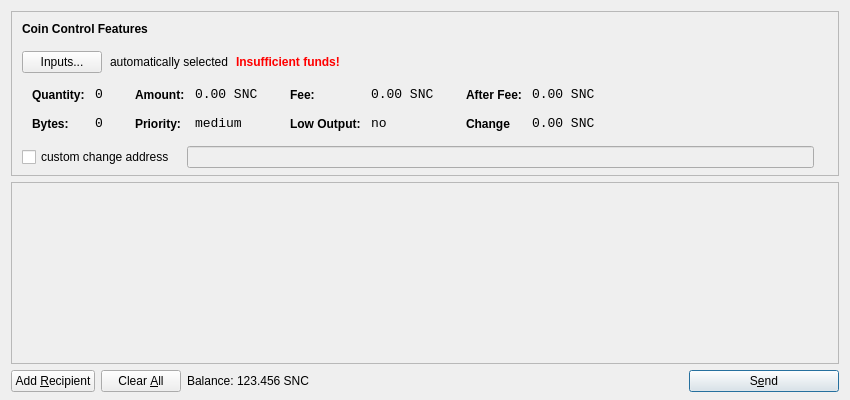
<?xml version="1.0" encoding="UTF-8"?>
<ui version="4.0">
 <class>SendCoinsDialog</class>
 <widget class="QDialog" name="SendCoinsDialog">
  <property name="geometry">
   <rect>
    <x>0</x>
    <y>0</y>
    <width>850</width>
    <height>400</height>
   </rect>
  </property>
  <property name="windowTitle">
   <string>Send Coins</string>
  </property>
  <layout class="QVBoxLayout" name="verticalLayout" stretch="0,1,0">
   <property name="bottomMargin">
    <number>8</number>
   </property>
   <item>
    <widget class="QFrame" name="frameCoinControl">
     <property name="sizePolicy">
      <sizepolicy hsizetype="Expanding" vsizetype="Expanding">
       <horstretch>0</horstretch>
       <verstretch>0</verstretch>
      </sizepolicy>
     </property>
     <property name="maximumSize">
      <size>
       <width>16777215</width>
       <height>16777215</height>
      </size>
     </property>
     <property name="frameShape">
      <enum>QFrame::StyledPanel</enum>
     </property>
     <property name="frameShadow">
      <enum>QFrame::Sunken</enum>
     </property>
     <layout class="QVBoxLayout" name="verticalLayoutCoinControl2">
      <property name="spacing">
       <number>-1</number>
      </property>
      <property name="leftMargin">
       <number>0</number>
      </property>
      <property name="topMargin">
       <number>0</number>
      </property>
      <property name="rightMargin">
       <number>0</number>
      </property>
      <property name="bottomMargin">
       <number>6</number>
      </property>
      <item>
       <layout class="QVBoxLayout" name="verticalLayoutCoinControl" stretch="0,0,0,0,1">
        <property name="spacing">
         <number>0</number>
        </property>
        <property name="leftMargin">
         <number>10</number>
        </property>
        <property name="topMargin">
         <number>10</number>
        </property>
        <item>
         <layout class="QHBoxLayout" name="horizontalLayoutCoinControl1">
          <property name="bottomMargin">
           <number>15</number>
          </property>
          <item>
           <widget class="QLabel" name="labelCoinControlFeatures">
            <property name="sizePolicy">
             <sizepolicy hsizetype="Preferred" vsizetype="Maximum">
              <horstretch>0</horstretch>
              <verstretch>0</verstretch>
             </sizepolicy>
            </property>
            <property name="font">
             <font>
              <weight>75</weight>
              <bold>true</bold>
             </font>
            </property>
            <property name="styleSheet">
             <string notr="true">font-weight:bold;</string>
            </property>
            <property name="text">
             <string>Coin Control Features</string>
            </property>
           </widget>
          </item>
         </layout>
        </item>
        <item>
         <layout class="QHBoxLayout" name="horizontalLayoutCoinControl2" stretch="0,0,0,0">
          <property name="spacing">
           <number>8</number>
          </property>
          <property name="bottomMargin">
           <number>10</number>
          </property>
          <item>
           <widget class="QPushButton" name="pushButtonCoinControl">
            <property name="styleSheet">
             <string notr="true"/>
            </property>
            <property name="text">
             <string>Inputs...</string>
            </property>
           </widget>
          </item>
          <item>
           <widget class="QLabel" name="labelCoinControlAutomaticallySelected">
            <property name="text">
             <string>automatically selected</string>
            </property>
            <property name="margin">
             <number>5</number>
            </property>
           </widget>
          </item>
          <item>
           <widget class="QLabel" name="labelCoinControlInsuffFunds">
            <property name="font">
             <font>
              <weight>75</weight>
              <bold>true</bold>
             </font>
            </property>
            <property name="styleSheet">
             <string notr="true">color:red;font-weight:bold;</string>
            </property>
            <property name="text">
             <string>Insufficient funds!</string>
            </property>
            <property name="margin">
             <number>5</number>
            </property>
           </widget>
          </item>
          <item>
           <spacer name="horizontalSpacerCoinControl">
            <property name="orientation">
             <enum>Qt::Horizontal</enum>
            </property>
            <property name="sizeHint" stdset="0">
             <size>
              <width>40</width>
              <height>1</height>
             </size>
            </property>
           </spacer>
          </item>
         </layout>
        </item>
        <item>
         <widget class="QWidget" name="widgetCoinControl" native="true">
          <property name="sizePolicy">
           <sizepolicy hsizetype="Preferred" vsizetype="Preferred">
            <horstretch>0</horstretch>
            <verstretch>0</verstretch>
           </sizepolicy>
          </property>
          <property name="minimumSize">
           <size>
            <width>0</width>
            <height>0</height>
           </size>
          </property>
          <property name="styleSheet">
           <string notr="true"/>
          </property>
          <layout class="QHBoxLayout" name="horizontalLayoutCoinControl5">
           <property name="margin">
            <number>0</number>
           </property>
           <item>
            <layout class="QHBoxLayout" name="horizontalLayoutCoinControl3" stretch="0,0,0,1">
             <property name="spacing">
              <number>20</number>
             </property>
             <property name="topMargin">
              <number>0</number>
             </property>
             <property name="bottomMargin">
              <number>10</number>
             </property>
             <item>
              <layout class="QFormLayout" name="formLayoutCoinControl1">
               <property name="horizontalSpacing">
                <number>10</number>
               </property>
               <property name="verticalSpacing">
                <number>14</number>
               </property>
               <property name="leftMargin">
                <number>10</number>
               </property>
               <property name="topMargin">
                <number>4</number>
               </property>
               <property name="rightMargin">
                <number>6</number>
               </property>
               <item row="0" column="0">
                <widget class="QLabel" name="labelCoinControlQuantityText">
                 <property name="styleSheet">
                  <string notr="true">font-weight:bold;</string>
                 </property>
                 <property name="text">
                  <string>Quantity:</string>
                 </property>
                 <property name="margin">
                  <number>0</number>
                 </property>
                </widget>
               </item>
               <item row="0" column="1">
                <widget class="QLabel" name="labelCoinControlQuantity">
                 <property name="font">
                  <font>
                   <family>Monospace</family>
                   <pointsize>10</pointsize>
                  </font>
                 </property>
                 <property name="cursor">
                  <cursorShape>IBeamCursor</cursorShape>
                 </property>
                 <property name="contextMenuPolicy">
                  <enum>Qt::ActionsContextMenu</enum>
                 </property>
                 <property name="text">
                  <string>0</string>
                 </property>
                 <property name="margin">
                  <number>0</number>
                 </property>
                 <property name="textInteractionFlags">
                  <set>Qt::LinksAccessibleByMouse|Qt::TextSelectableByKeyboard|Qt::TextSelectableByMouse</set>
                 </property>
                </widget>
               </item>
               <item row="1" column="0">
                <widget class="QLabel" name="labelCoinControlBytesText">
                 <property name="styleSheet">
                  <string notr="true">font-weight:bold;</string>
                 </property>
                 <property name="text">
                  <string>Bytes:</string>
                 </property>
                </widget>
               </item>
               <item row="1" column="1">
                <widget class="QLabel" name="labelCoinControlBytes">
                 <property name="font">
                  <font>
                   <family>Monospace</family>
                   <pointsize>10</pointsize>
                  </font>
                 </property>
                 <property name="cursor">
                  <cursorShape>IBeamCursor</cursorShape>
                 </property>
                 <property name="contextMenuPolicy">
                  <enum>Qt::ActionsContextMenu</enum>
                 </property>
                 <property name="text">
                  <string>0</string>
                 </property>
                 <property name="textInteractionFlags">
                  <set>Qt::LinksAccessibleByMouse|Qt::TextSelectableByKeyboard|Qt::TextSelectableByMouse</set>
                 </property>
                </widget>
               </item>
              </layout>
             </item>
             <item>
              <layout class="QFormLayout" name="formLayoutCoinControl2">
               <property name="horizontalSpacing">
                <number>10</number>
               </property>
               <property name="verticalSpacing">
                <number>14</number>
               </property>
               <property name="leftMargin">
                <number>6</number>
               </property>
               <property name="topMargin">
                <number>4</number>
               </property>
               <property name="rightMargin">
                <number>6</number>
               </property>
               <item row="0" column="0">
                <widget class="QLabel" name="labelCoinControlAmountText">
                 <property name="styleSheet">
                  <string notr="true">font-weight:bold;</string>
                 </property>
                 <property name="text">
                  <string>Amount:</string>
                 </property>
                 <property name="margin">
                  <number>0</number>
                 </property>
                </widget>
               </item>
               <item row="0" column="1">
                <widget class="QLabel" name="labelCoinControlAmount">
                 <property name="font">
                  <font>
                   <family>Monospace</family>
                   <pointsize>10</pointsize>
                  </font>
                 </property>
                 <property name="cursor">
                  <cursorShape>IBeamCursor</cursorShape>
                 </property>
                 <property name="contextMenuPolicy">
                  <enum>Qt::ActionsContextMenu</enum>
                 </property>
                 <property name="text">
                  <string>0.00 SNC</string>
                 </property>
                 <property name="textInteractionFlags">
                  <set>Qt::LinksAccessibleByMouse|Qt::TextSelectableByKeyboard|Qt::TextSelectableByMouse</set>
                 </property>
                </widget>
               </item>
               <item row="1" column="0">
                <widget class="QLabel" name="labelCoinControlPriorityText">
                 <property name="styleSheet">
                  <string notr="true">font-weight:bold;</string>
                 </property>
                 <property name="text">
                  <string>Priority:</string>
                 </property>
                </widget>
               </item>
               <item row="1" column="1">
                <widget class="QLabel" name="labelCoinControlPriority">
                 <property name="font">
                  <font>
                   <family>Monospace</family>
                   <pointsize>10</pointsize>
                  </font>
                 </property>
                 <property name="cursor">
                  <cursorShape>IBeamCursor</cursorShape>
                 </property>
                 <property name="contextMenuPolicy">
                  <enum>Qt::ActionsContextMenu</enum>
                 </property>
                 <property name="text">
                  <string>medium</string>
                 </property>
                 <property name="textInteractionFlags">
                  <set>Qt::LinksAccessibleByMouse|Qt::TextSelectableByKeyboard|Qt::TextSelectableByMouse</set>
                 </property>
                </widget>
               </item>
              </layout>
             </item>
             <item>
              <layout class="QFormLayout" name="formLayoutCoinControl3">
               <property name="horizontalSpacing">
                <number>10</number>
               </property>
               <property name="verticalSpacing">
                <number>14</number>
               </property>
               <property name="leftMargin">
                <number>6</number>
               </property>
               <property name="topMargin">
                <number>4</number>
               </property>
               <property name="rightMargin">
                <number>6</number>
               </property>
               <item row="0" column="0">
                <widget class="QLabel" name="labelCoinControlFeeText">
                 <property name="styleSheet">
                  <string notr="true">font-weight:bold;</string>
                 </property>
                 <property name="text">
                  <string>Fee:</string>
                 </property>
                 <property name="margin">
                  <number>0</number>
                 </property>
                </widget>
               </item>
               <item row="0" column="1">
                <widget class="QLabel" name="labelCoinControlFee">
                 <property name="font">
                  <font>
                   <family>Monospace</family>
                   <pointsize>10</pointsize>
                  </font>
                 </property>
                 <property name="cursor">
                  <cursorShape>IBeamCursor</cursorShape>
                 </property>
                 <property name="contextMenuPolicy">
                  <enum>Qt::ActionsContextMenu</enum>
                 </property>
                 <property name="text">
                  <string>0.00 SNC</string>
                 </property>
                 <property name="textInteractionFlags">
                  <set>Qt::LinksAccessibleByMouse|Qt::TextSelectableByKeyboard|Qt::TextSelectableByMouse</set>
                 </property>
                </widget>
               </item>
               <item row="1" column="0">
                <widget class="QLabel" name="labelCoinControlLowOutputText">
                 <property name="styleSheet">
                  <string notr="true">font-weight:bold;</string>
                 </property>
                 <property name="text">
                  <string>Low Output:</string>
                 </property>
                </widget>
               </item>
               <item row="1" column="1">
                <widget class="QLabel" name="labelCoinControlLowOutput">
                 <property name="font">
                  <font>
                   <family>Monospace</family>
                   <pointsize>10</pointsize>
                  </font>
                 </property>
                 <property name="cursor">
                  <cursorShape>IBeamCursor</cursorShape>
                 </property>
                 <property name="contextMenuPolicy">
                  <enum>Qt::ActionsContextMenu</enum>
                 </property>
                 <property name="text">
                  <string>no</string>
                 </property>
                 <property name="textInteractionFlags">
                  <set>Qt::LinksAccessibleByMouse|Qt::TextSelectableByKeyboard|Qt::TextSelectableByMouse</set>
                 </property>
                </widget>
               </item>
              </layout>
             </item>
             <item>
              <layout class="QFormLayout" name="formLayoutCoinControl4">
               <property name="horizontalSpacing">
                <number>10</number>
               </property>
               <property name="verticalSpacing">
                <number>14</number>
               </property>
               <property name="leftMargin">
                <number>6</number>
               </property>
               <property name="topMargin">
                <number>4</number>
               </property>
               <property name="rightMargin">
                <number>6</number>
               </property>
               <item row="0" column="0">
                <widget class="QLabel" name="labelCoinControlAfterFeeText">
                 <property name="styleSheet">
                  <string notr="true">font-weight:bold;</string>
                 </property>
                 <property name="text">
                  <string>After Fee:</string>
                 </property>
                 <property name="margin">
                  <number>0</number>
                 </property>
                </widget>
               </item>
               <item row="0" column="1">
                <widget class="QLabel" name="labelCoinControlAfterFee">
                 <property name="font">
                  <font>
                   <family>Monospace</family>
                   <pointsize>10</pointsize>
                  </font>
                 </property>
                 <property name="cursor">
                  <cursorShape>IBeamCursor</cursorShape>
                 </property>
                 <property name="contextMenuPolicy">
                  <enum>Qt::ActionsContextMenu</enum>
                 </property>
                 <property name="text">
                  <string>0.00 SNC</string>
                 </property>
                 <property name="textInteractionFlags">
                  <set>Qt::LinksAccessibleByMouse|Qt::TextSelectableByKeyboard|Qt::TextSelectableByMouse</set>
                 </property>
                </widget>
               </item>
               <item row="1" column="0">
                <widget class="QLabel" name="labelCoinControlChangeText">
                 <property name="styleSheet">
                  <string notr="true">font-weight:bold;</string>
                 </property>
                 <property name="text">
                  <string>Change</string>
                 </property>
                </widget>
               </item>
               <item row="1" column="1">
                <widget class="QLabel" name="labelCoinControlChange">
                 <property name="font">
                  <font>
                   <family>Monospace</family>
                   <pointsize>10</pointsize>
                  </font>
                 </property>
                 <property name="cursor">
                  <cursorShape>IBeamCursor</cursorShape>
                 </property>
                 <property name="contextMenuPolicy">
                  <enum>Qt::ActionsContextMenu</enum>
                 </property>
                 <property name="text">
                  <string>0.00 SNC</string>
                 </property>
                 <property name="textInteractionFlags">
                  <set>Qt::LinksAccessibleByMouse|Qt::TextSelectableByKeyboard|Qt::TextSelectableByMouse</set>
                 </property>
                </widget>
               </item>
              </layout>
             </item>
            </layout>
           </item>
          </layout>
         </widget>
        </item>
        <item>
         <layout class="QHBoxLayout" name="horizontalLayoutCoinControl4" stretch="0,0,0">
          <property name="spacing">
           <number>12</number>
          </property>
          <property name="sizeConstraint">
           <enum>QLayout::SetDefaultConstraint</enum>
          </property>
          <property name="topMargin">
           <number>5</number>
          </property>
          <property name="rightMargin">
           <number>5</number>
          </property>
          <item>
           <widget class="QCheckBox" name="checkBoxCoinControlChange">
            <property name="text">
             <string>custom change address</string>
            </property>
           </widget>
          </item>
          <item>
           <widget class="QLineEdit" name="lineEditCoinControlChange">
            <property name="enabled">
             <bool>false</bool>
            </property>
            <property name="sizePolicy">
             <sizepolicy hsizetype="Expanding" vsizetype="Fixed">
              <horstretch>0</horstretch>
              <verstretch>0</verstretch>
             </sizepolicy>
            </property>
           </widget>
          </item>
          <item>
           <widget class="QLabel" name="labelCoinControlChangeLabel">
            <property name="sizePolicy">
             <sizepolicy hsizetype="Preferred" vsizetype="Expanding">
              <horstretch>0</horstretch>
              <verstretch>0</verstretch>
             </sizepolicy>
            </property>
            <property name="minimumSize">
             <size>
              <width>0</width>
              <height>0</height>
             </size>
            </property>
            <property name="text">
             <string/>
            </property>
            <property name="margin">
             <number>3</number>
            </property>
           </widget>
          </item>
         </layout>
        </item>
        <item>
         <spacer name="verticalSpacerCoinControl">
          <property name="orientation">
           <enum>Qt::Vertical</enum>
          </property>
          <property name="sizeHint" stdset="0">
           <size>
            <width>800</width>
            <height>1</height>
           </size>
          </property>
         </spacer>
        </item>
       </layout>
      </item>
     </layout>
    </widget>
   </item>
   <item>
    <widget class="QScrollArea" name="scrollArea">
     <property name="widgetResizable">
      <bool>true</bool>
     </property>
     <widget class="QWidget" name="scrollAreaWidgetContents">
      <property name="geometry">
       <rect>
        <x>0</x>
        <y>0</y>
        <width>830</width>
        <height>165</height>
       </rect>
      </property>
      <layout class="QVBoxLayout" name="verticalLayout_2">
       <property name="margin">
        <number>0</number>
       </property>
       <item>
        <layout class="QVBoxLayout" name="entries">
         <property name="spacing">
          <number>6</number>
         </property>
        </layout>
       </item>
       <item>
        <spacer name="verticalSpacer">
         <property name="orientation">
          <enum>Qt::Vertical</enum>
         </property>
         <property name="sizeHint" stdset="0">
          <size>
           <width>20</width>
           <height>40</height>
          </size>
         </property>
        </spacer>
       </item>
      </layout>
     </widget>
    </widget>
   </item>
   <item>
    <layout class="QHBoxLayout" name="horizontalLayout">
     <item>
      <widget class="QPushButton" name="addButton">
       <property name="toolTip">
        <string>Send to multiple recipients at once</string>
       </property>
       <property name="text">
        <string>Add &amp;Recipient</string>
       </property>
       <property name="icon">
        <iconset resource="../bitcoin.qrc">
         <normaloff>:/icons/add</normaloff>:/icons/add</iconset>
       </property>
       <property name="autoDefault">
        <bool>false</bool>
       </property>
      </widget>
     </item>
     <item>
      <widget class="QPushButton" name="clearButton">
       <property name="sizePolicy">
        <sizepolicy hsizetype="Minimum" vsizetype="Fixed">
         <horstretch>0</horstretch>
         <verstretch>0</verstretch>
        </sizepolicy>
       </property>
       <property name="toolTip">
        <string>Remove all transaction fields</string>
       </property>
       <property name="text">
        <string>Clear &amp;All</string>
       </property>
       <property name="icon">
        <iconset resource="../bitcoin.qrc">
         <normaloff>:/icons/remove</normaloff>:/icons/remove</iconset>
       </property>
       <property name="autoRepeatDelay">
        <number>300</number>
       </property>
       <property name="autoDefault">
        <bool>false</bool>
       </property>
      </widget>
     </item>
     <item>
      <layout class="QHBoxLayout" name="horizontalLayout_2">
       <property name="spacing">
        <number>3</number>
       </property>
       <item>
        <widget class="QLabel" name="label">
         <property name="sizePolicy">
          <sizepolicy hsizetype="Preferred" vsizetype="Fixed">
           <horstretch>0</horstretch>
           <verstretch>0</verstretch>
          </sizepolicy>
         </property>
         <property name="text">
          <string>Balance:</string>
         </property>
        </widget>
       </item>
       <item>
        <widget class="QLabel" name="labelBalance">
         <property name="sizePolicy">
          <sizepolicy hsizetype="Preferred" vsizetype="Fixed">
           <horstretch>0</horstretch>
           <verstretch>0</verstretch>
          </sizepolicy>
         </property>
         <property name="cursor">
          <cursorShape>IBeamCursor</cursorShape>
         </property>
         <property name="text">
          <string>123.456 SNC</string>
         </property>
         <property name="textInteractionFlags">
          <set>Qt::LinksAccessibleByMouse|Qt::TextSelectableByKeyboard|Qt::TextSelectableByMouse</set>
         </property>
        </widget>
       </item>
      </layout>
     </item>
     <item>
      <spacer name="horizontalSpacer">
       <property name="orientation">
        <enum>Qt::Horizontal</enum>
       </property>
       <property name="sizeHint" stdset="0">
        <size>
         <width>40</width>
         <height>20</height>
        </size>
       </property>
      </spacer>
     </item>
     <item>
      <widget class="QPushButton" name="sendButton">
       <property name="minimumSize">
        <size>
         <width>150</width>
         <height>0</height>
        </size>
       </property>
       <property name="toolTip">
        <string>Confirm the send action</string>
       </property>
       <property name="text">
        <string>S&amp;end</string>
       </property>
       <property name="icon">
        <iconset resource="../bitcoin.qrc">
         <normaloff>:/icons/send</normaloff>:/icons/send</iconset>
       </property>
       <property name="default">
        <bool>true</bool>
       </property>
      </widget>
     </item>
    </layout>
   </item>
  </layout>
 </widget>
 <resources>
  <include location="../bitcoin.qrc"/>
 </resources>
 <connections/>
</ui>
